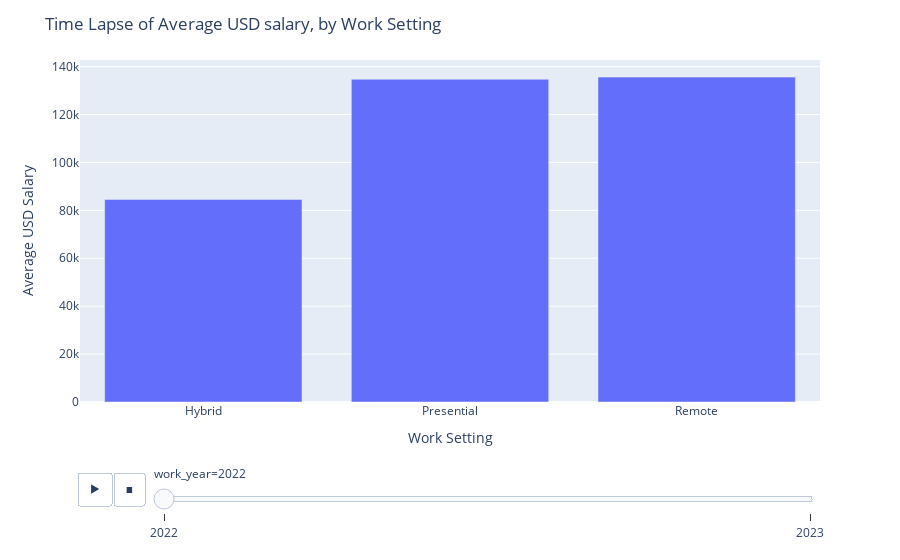

Source (notebook cell):
### Code cell
fig = px.bar(by_work_setting,  
            x='work_setting', y = "usd_salary", animation_frame="work_year")
fig.update_layout(
    title="Time Lapse of Average USD salary, by Work Setting",
    xaxis_title="Work Setting",
    yaxis_title="Average USD Salary")

fig.show()

### Figure 1 — Plotly figure (JSON) as saved in the notebook; plotly's stock layout.template omitted (floating-point values rounded to 4 significant figures)
{"data": [{"alignmentgroup": "True", "hovertemplate": "work_year=2022<br>work_setting=%{x}<br>usd_salary=%{y}<extra></extra>", "legendgroup": "", "marker": {"color": "#636efa", "pattern": {"shape": ""}}, "name": "", "offsetgroup": "", "orientation": "v", "showlegend": false, "textposition": "auto", "type": "bar", "x": ["Hybrid", "Presential", "Remote"], "xaxis": "x", "y": [84560.0, 134700.0, 135600.0], "yaxis": "y"}], "layout": {"barmode": "relative", "legend": {"tracegroupgap": 0}, "margin": {"t": 60}, "sliders": [{"active": 0, "currentvalue": {"prefix": "work_year="}, "len": 0.9, "pad": {"b": 10, "t": 60}, "steps": [{"args": [["2022"], {"frame": {"duration": 0, "redraw": true}, "fromcurrent": true, "mode": "immediate", "transition": {"duration": 0, "easing": "linear"}}], "label": "2022", "method": "animate"}, {"args": [["2023"], {"frame": {"duration": 0, "redraw": true}, "fromcurrent": true, "mode": "immediate", "transition": {"duration": 0, "easing": "linear"}}], "label": "2023", "method": "animate"}], "x": 0.1, "xanchor": "left", "y": 0, "yanchor": "top"}], "title": {"text": "Time Lapse of Average USD salary, by Work Setting"}, "updatemenus": [{"buttons": [{"args": [null, {"frame": {"duration": 500, "redraw": true}, "fromcurrent": true, "mode": "immediate", "transition": {"duration": 500, "easing": "linear"}}], "label": "&#9654;", "method": "animate"}, {"args": [[null], {"frame": {"duration": 0, "redraw": true}, "fromcurrent": true, "mode": "immediate", "transition": {"duration": 0, "easing": "linear"}}], "label": "&#9724;", "method": "animate"}], "direction": "left", "pad": {"r": 10, "t": 70}, "showactive": false, "type": "buttons", "x": 0.1, "xanchor": "right", "y": 0, "yanchor": "top"}], "xaxis": {"anchor": "y", "domain": [0, 1], "title": {"text": "Work Setting"}}, "yaxis": {"anchor": "x", "domain": [0, 1], "title": {"text": "Average USD Salary"}}}}
